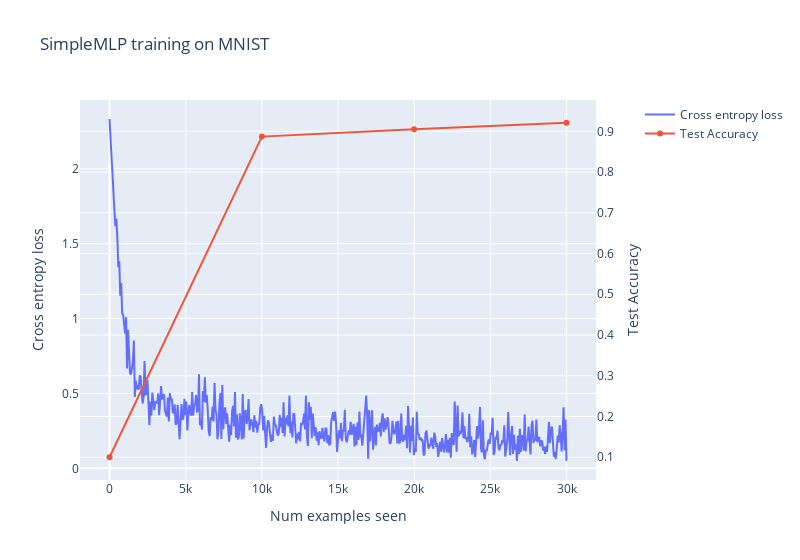

The notebook cell saved with this chart:
### Code cell
@dataclass
class SimpleMLPTrainingArgs:
    """
    Defining this class implicitly creates an __init__ method, which sets arguments as below, e.g. self.batch_size=64.
    Any of these fields can also be overridden when you create an instance, e.g. SimpleMLPTrainingArgs(batch_size=128).
    """

    batch_size: int = 64
    epochs: int = 3
    learning_rate: float = 1e-3


def train(args: SimpleMLPTrainingArgs) -> tuple[list[float], list[float], SimpleMLP]:
    """
    Trains & returns the model, using training parameters from the `args` object. Returns the model, and loss list.
    """
    model = SimpleMLP().to(device)

    mnist_trainset, mnist_testset = get_mnist()
    mnist_trainloader = DataLoader(mnist_trainset, batch_size=args.batch_size, shuffle=True)
    mnist_testloader = DataLoader(mnist_testset, batch_size=args.batch_size)

    optimizer = t.optim.Adam(model.parameters(), lr=args.learning_rate)
    loss_list = []
    accuracy_list = []

    for epoch in range(args.epochs):
        pbar = tqdm(mnist_trainloader)

        for imgs, labels in pbar:
            # Move data to device, perform forward pass
            imgs, labels = imgs.to(device), labels.to(device)
            logits = model(imgs)

            # Calculate loss, perform backward pass
            loss = F.cross_entropy(logits, labels)
            loss.backward()
            optimizer.step()
            optimizer.zero_grad()

            # Update logs & progress bar
            loss_list.append(loss.item())
            pbar.set_postfix(epoch=f"{epoch+1}/{args.epochs}", loss=f"{loss:.3f}")
        
        
        with t.inference_mode():
            correct = 0
            total = 0
            for imgs, labels in tqdm(mnist_testloader):
                imgs, labels = imgs.to(device), labels.to(device)
                
                
                logits = model(imgs)

                max = t.argmax(logits, 1)
                agreement = t.eq(max, labels).type(t.float)
                correct += t.count_nonzero(agreement).item()
                total += agreement.shape[0]
            
            accuracy_list.append(correct/total)

    return loss_list, accuracy_list, model


args = SimpleMLPTrainingArgs()
loss_list, accuracy_list, model = train(args)

line(
    y=[loss_list, [0.1] + accuracy_list],  # we start by assuming a uniform accuracy of 10%
    use_secondary_yaxis=True,
    x_max=args.epochs * len(mnist_trainset),
    labels={"x": "Num examples seen", "y1": "Cross entropy loss", "y2": "Test Accuracy"},
    title="SimpleMLP training on MNIST",
    width=800,
)

### Figure 1 — Plotly figure (JSON) as saved in the notebook; plotly's stock layout.template omitted (floating-point values rounded to 4 significant figures; data arrays with more than 128 entries replaced by an {"elided": "..."} marker saying what was removed)
{"data": [{"name": "Cross entropy loss", "type": "scatter", "x": {"elided": "471 float values"}, "xaxis": "x", "y": {"elided": "471 float values"}, "yaxis": "y"}, {"name": "Test Accuracy", "type": "scatter", "x": [0, 10000, 20000, 30000], "xaxis": "x", "y": [0.1, 0.887, 0.905, 0.921], "yaxis": "y2"}], "layout": {"hovermode": "x unified", "title": {"text": "SimpleMLP training on MNIST"}, "width": 800, "xaxis": {"anchor": "y", "domain": [0, 0.94], "title": {"text": "Num examples seen"}}, "yaxis": {"anchor": "x", "domain": [0, 1], "title": {"text": "Cross entropy loss"}}, "yaxis2": {"anchor": "x", "overlaying": "y", "side": "right", "title": {"text": "Test Accuracy"}}}}
